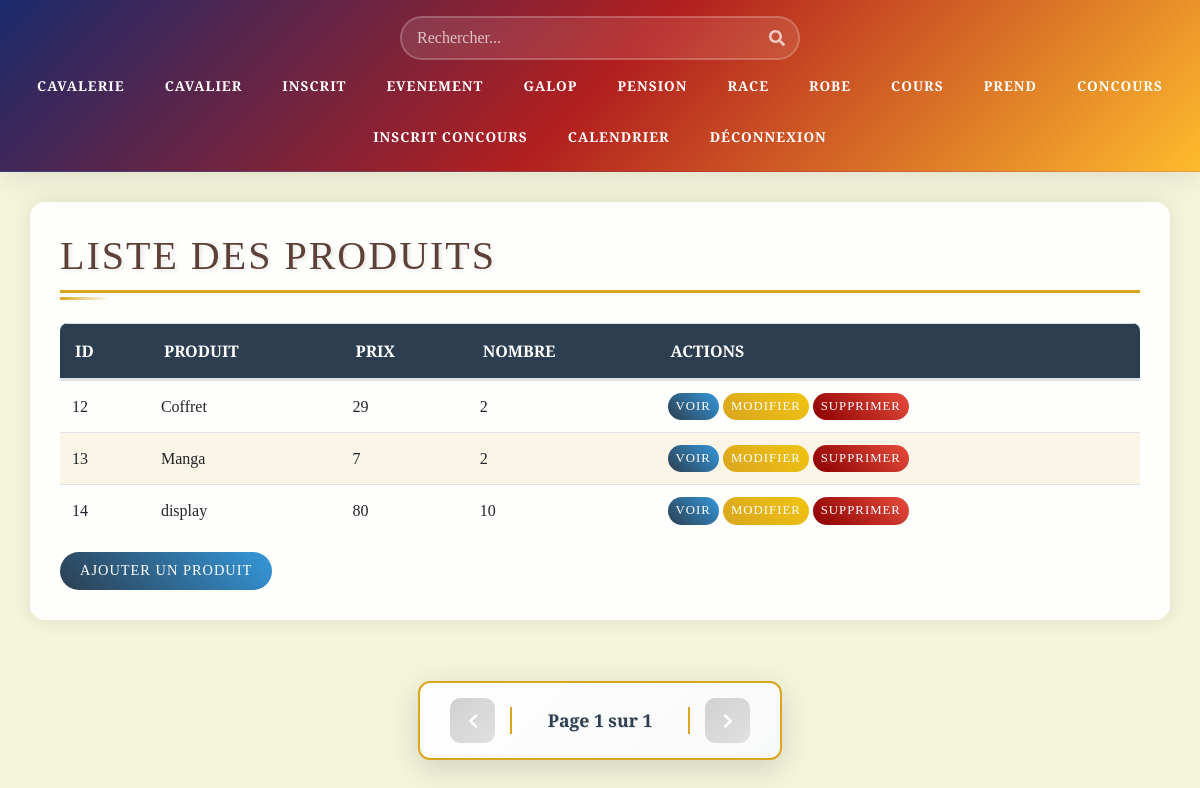
Page /Vue/vue_liste.php on the committed database.
### tables this page shows
CREATE TABLE `liste` (
  `id` int(11) NOT NULL,
  `produit` varchar(20) NOT NULL,
  `prix` int(11) NOT NULL,
  `nombre` int(11) NOT NULL
);

### Class/class_liste.php (called while the page is built, shortened)
<?php
class Liste {
    public function liste_all(){
        $Con = connexionPDO();
        $SQL = "Select id,produit,prix,nombre from liste";
        $req = $Con->prepare($SQL);
        $req->execute();
        $resultat = $req->fetchall(PDO::FETCH_ASSOC);
        return $resultat;
    }
}

### Vue/vue_liste.php (the view, shortened to what this page needs)
<?php
require 'vue_header.php';
require_once '../Class/class_liste.php';
?>
<!DOCTYPE html>
<html lang="fr">
<head>
    <link rel="stylesheet" href="https://stackpath.bootstrapcdn.com/bootstrap/4.4.1/css/bootstrap.min.css"
>
    <link rel="stylesheet" href="../Css/Css_header.css">
    <link rel="stylesheet" href="../Css/Css_vue.css">
</head>
<body>
    <main class="container">
        <div class="row">
            <section class = "col-12">
                <h1>Liste des Produits</h1>
                <table class="table">
                    <thead>
                        <tr>
                            <th>Id</th>
                            <th>Produit</th>
                            <th>Prix</th>
                            <th>Nombre</th>
                            <th>Actions</th>
                        </tr>
                    </thead>
                    <tbody>
                        <?php
                        $liste = new Liste("","","","");
                        $allListe = $liste->liste_all();
                        foreach ($allListe as $ligne) {
                            ?>
                            <tr>
                                <td><?= $ligne['id']; ?></td>
                                <td><?= $ligne['produit']; ?></td>
                                <td><?= $ligne['prix']; ?></td>
                                <td><?= $ligne['nombre']; ?></td>
                                <td><a href="vue_liste.php?id=<?= $ligne['id']; ?>&action=Voir" class="btn btn-primary">Voir</a>
                                <a href="vue_liste.php?id=<?= $ligne['id']; ?>&action=Modifier" class="btn btn-warning">Modifier</a>
                                <a href="vue_liste.php?id=<?= $ligne['id']; ?>&action=Supprimer" class="btn btn-danger">Supprimer</a></td>
                            </tr>
                            <?php
                        }
                        ?>
                    </tbody>
                </table>
                <a href="vue_liste.php?action=add" class="btn btn-primary">Ajouter un Produit</a>
            </section>
        </div>
    </main>
</body>

### Css/Css_header.css (style rules this page uses)
:root { --header-bg: linear-gradient(135deg, #1a2a6c, #b21f1f, #fdbb2d); --nav-hover: rgba(255, 255, 255, 0.1); --text-color: #fff; --accent-color: #fdbb2d; --animation-speed: 0.3s; }
main { margin-top: 1rem; padding: 0 1rem; }

### Css/Css_vue.css (style rules this page uses)
:root { --primary-color: #2C3E50; --secondary-color: #8B4513; --accent-color: #DAA520; --light-color: #F5F5DC; --success-color: #2E7D32; --danger-color: #8B0000; --text-color: #1A1A1A; --bg-color: #F5F5DC; --card-bg: #FFFFFF; --table-stripe: rgba(218, 165, 32, 0.15); --table-hover: rgba(139, 69, 19, 0.2); --shadow-color: rgba(0, 0, 0, 0.15); --heading-color: #5D4037; --label-color: #2C3E50; }
body { background-color: var(--light-color); background-image: url('../images/texture-cuir.png'); font-family: 'Crimson Text', serif; }
h1 { color: var(--secondary-color); text-transform: uppercase; letter-spacing: 2px; border-bottom: 3px solid var(--accent-color); padding-bottom: 10px; margin-bottom: 30px; }
.container { background-color: rgba(255, 255, 255, 0.95); border-radius: 15px; box-shadow: 0 0 20px rgba(0, 0, 0, 0.1); padding: 30px; margin-top: 30px; }
.table { border-collapse: separate; border-spacing: 0; border-radius: 8px; overflow: hidden; }
.table thead { background-color: var(--primary-color); color: white; }
.table th { padding: 15px; font-weight: 600; text-transform: uppercase; }
.table td { padding: 12px; vertical-align: middle; }
.table tbody tr:nth-child(even) { background-color: rgba(218, 165, 32, 0.1); }
.btn { border-radius: 25px; padding: 8px 20px; transition: all 0.3s cubic-bezier(0.4, 0, 0.2, 1); text-transform: uppercase; font-size: 0.9rem; letter-spacing: 1px; position: relative; overflow: hidden; z-index: 1; }
.btn::before { content: ''; position: absolute; top: 0; left: 0; width: 0; height: 100%; background: rgba(255, 255, 255, 0.2); transition: all 0.3s ease; z-index: -1; }
.btn-primary { background: linear-gradient(45deg, var(--primary-color), #3498db); border: none; color: white; }
.btn-warning { background: linear-gradient(45deg, var(--accent-color), #f1c40f); border: none; color: white; }
.btn-danger { background: linear-gradient(45deg, var(--danger-color), #e74c3c); border: none; color: white; }
h1, h2, h3, h4, h5, h6 { position: relative; color: var(--heading-color); text-shadow: 2px 2px 4px rgba(0, 0, 0, 0.1); transition: all 0.3s ease; }
h1::after { content: ''; position: absolute; bottom: -10px; left: 0; width: 50px; height: 3px; background: linear-gradient(to right, var(--accent-color), transparent); transition: width 0.3s ease; }
a { position: relative; color: var(--primary-color); text-decoration: none; transition: all 0.3s ease; }
a::before { content: ''; position: absolute; bottom: -2px; left: 0; width: 0; height: 2px; background: var(--accent-color); transition: width 0.3s ease; }
.table td, .table th { transition: all 0.3s ease; }
.pagination-change { animation: pageChange 0.4s ease-out forwards; }
main { margin-bottom: 80px; }
.table td .btn { white-space: nowrap; padding: 4px 8px; font-size: 0.8rem; flex-shrink: 0; min-width: auto; margin: 0; }

### rows in the picture
liste: id "12", produit "Coffret", prix "29", nombre "2"
liste: id "13", produit "Manga", prix "7", nombre "2"
liste: id "14", produit "display", prix "80", nombre "10"
